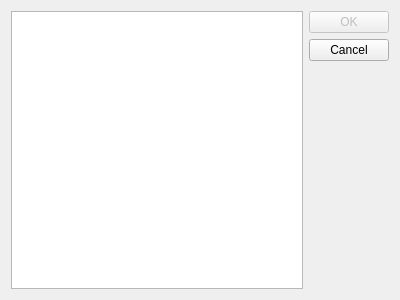
<?xml version="1.0" encoding="UTF-8"?>
<ui version="4.0">
 <class>SelectObjectsDialog</class>
 <widget class="QDialog" name="SelectObjectsDialog">
  <property name="geometry">
   <rect>
    <x>0</x>
    <y>0</y>
    <width>400</width>
    <height>300</height>
   </rect>
  </property>
  <property name="windowTitle">
   <string>Select</string>
  </property>
  <property name="locale">
   <locale language="English" country="UnitedStates"/>
  </property>
  <layout class="QHBoxLayout" name="horizontalLayout">
   <item>
    <layout class="QVBoxLayout" name="listLayout">
     <item>
      <widget class="QListView" name="listView"/>
     </item>
    </layout>
   </item>
   <item>
    <layout class="QVBoxLayout" name="buttonsLayout">
     <item>
      <widget class="QPushButton" name="okButton">
       <property name="enabled">
        <bool>false</bool>
       </property>
       <property name="text">
        <string>OK</string>
       </property>
      </widget>
     </item>
     <item>
      <widget class="QPushButton" name="cancelButton">
       <property name="text">
        <string>Cancel</string>
       </property>
      </widget>
     </item>
     <item>
      <spacer name="verticalSpacer">
       <property name="orientation">
        <enum>Qt::Vertical</enum>
       </property>
       <property name="sizeHint" stdset="0">
        <size>
         <width>20</width>
         <height>40</height>
        </size>
       </property>
      </spacer>
     </item>
    </layout>
   </item>
  </layout>
 </widget>
 <resources/>
 <connections/>
</ui>
